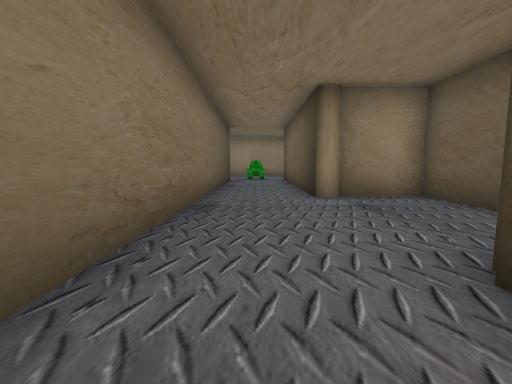
[1] (above)

15 first-person views from a walk through a 3-D level made in the Unity game engine. The camera is 1.4 m above the floor, tilts 6° down and sees 90° across. The floor is counted in squares, 2 m on a side. Each view is taken from the middle of a square. On the plan, view 1 faces up. The plan holds only what a view shows up to about 9 squares ahead; the rest is blank. The place goes on beyond the plan. The player is left out.

[2]
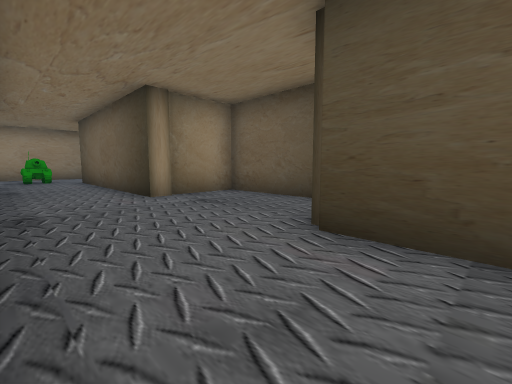

[3]
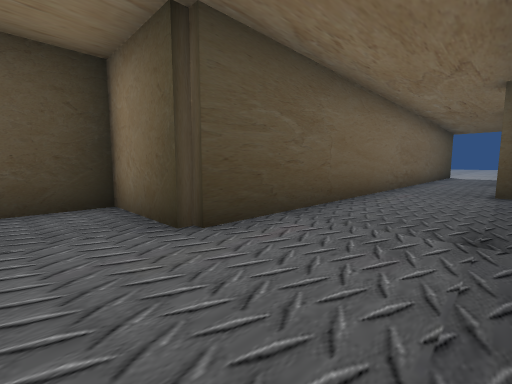

[4]
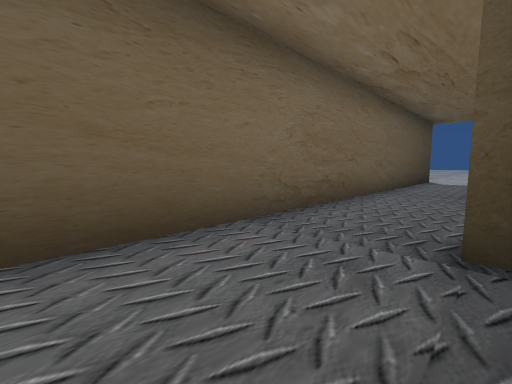

[5]
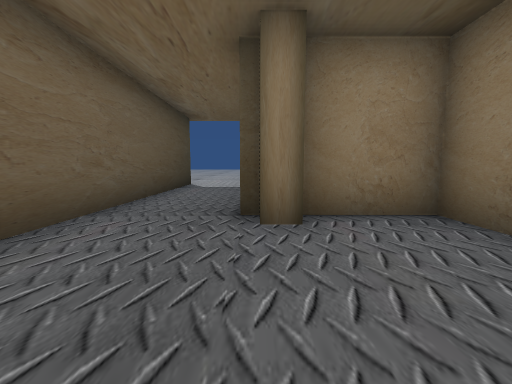

[6]
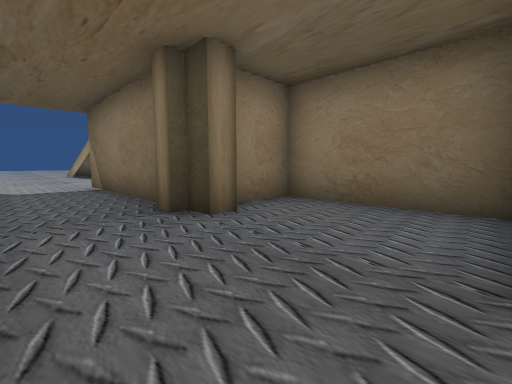

[7]
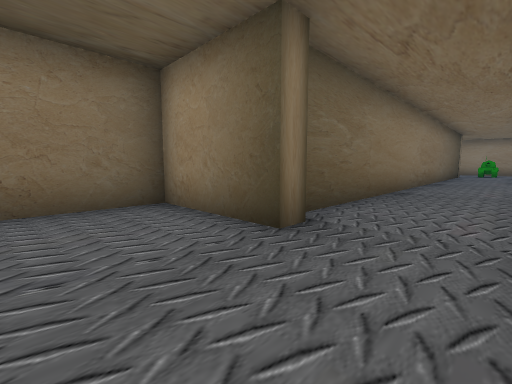

[8]
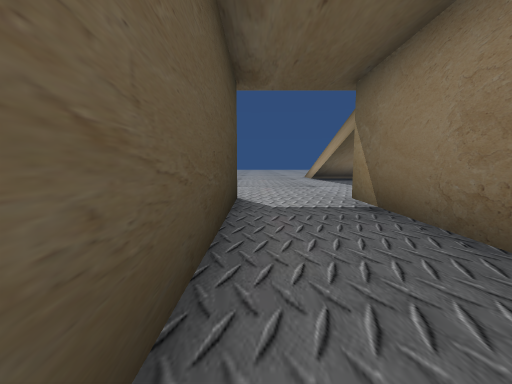

[9]
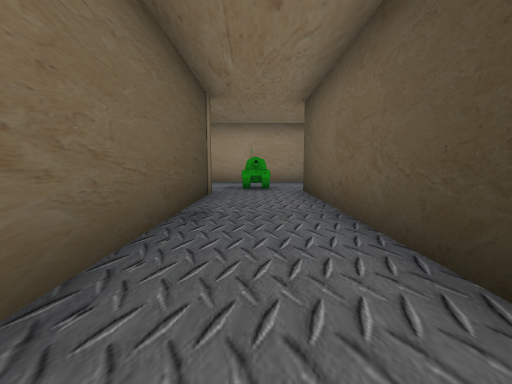

[10]
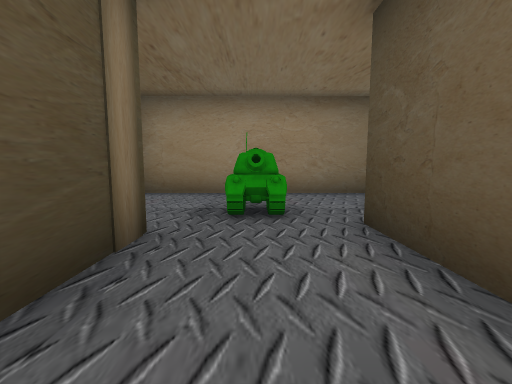

[11]
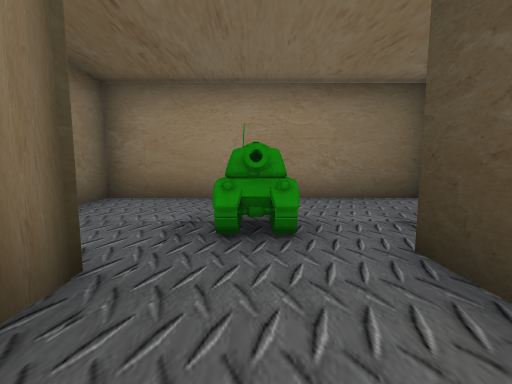

[12]
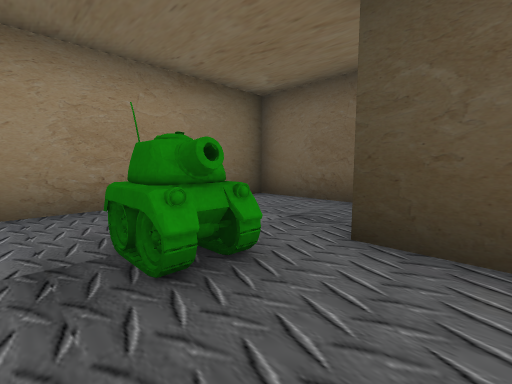

[13]
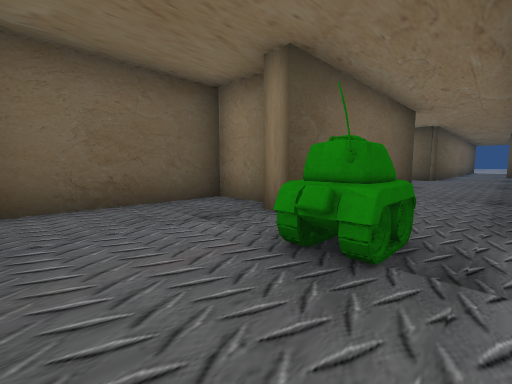

[14]
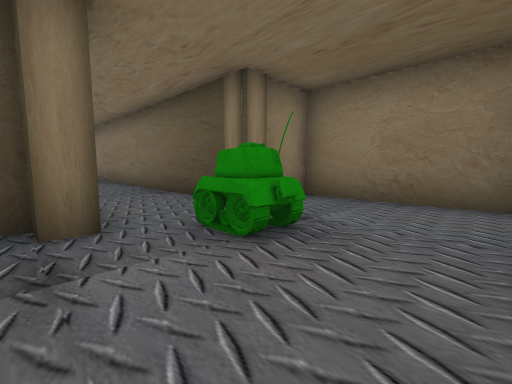

[15]
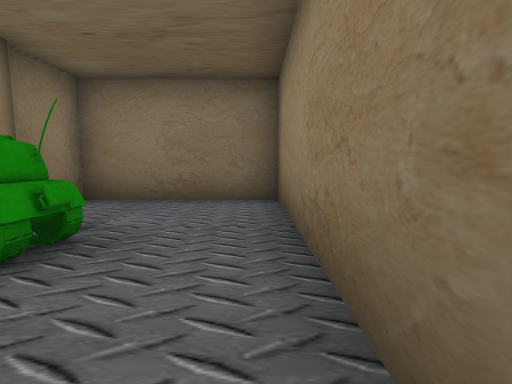

### Floor plan
Ten units are one square. View 1 is at (0, 0); x grows to the right and y downward. Boxes are objects, and circles mark ways between rooms. Rooms are numbered by the first view taken in them; rooms with no view inside come last. Other rooms are left out.
<svg viewBox="-41 -160 82 310">
<path fill="none" stroke="#000" d="M-8 42 -8 48 -36 48 -36 85 -16 85M-16 80 -11 80 -11 86M-8 85 -8 91M-11 96 -11 145M-11 -56 -11 39M14 145 14 -16 36 -16 36 -57 14 -57M-11 -118 -11 -56M14 -57 14 -120 18 -120 18 -115 36 -115 36 -155 -32 -155 -32 -115 -21 -115"/>
<rect x="-5" y="-135" width="10" height="20" fill="#bbb"><title>other object</title></rect>
<circle cx="-5" cy="-65" r="3" fill="#2a7"/>
<text x="0" y="30">1</text>
<text x="0" y="-120">2</text>
</svg>
Room 1 opens to room 2.

Where each view was taken, in squares from view 1:
view 1: 0 up, 0 right, facing up
view 2: 0 up, 1 left, facing up-right
view 3: 3 up, 1 left, facing down-right
view 4: 2 down, 1 left, facing down-right
view 5: 5 down, 1 left, facing down
view 6: 5 down, 1 right, facing down-left
view 7: 7 down, 1 right, facing up-left
view 8: 9 down, 1 right, facing down
view 9: 5 up, 0 right, facing up
view 10: 9 up, 0 right, facing up
view 11: 10 up, 0 right, facing up
view 12: 11 up, 1 left, facing up-right
view 13: 15 up, 1 left, facing down-right
view 14: 15 up, 2 right, facing down-left
view 15: 15 up, 2 right, facing left
